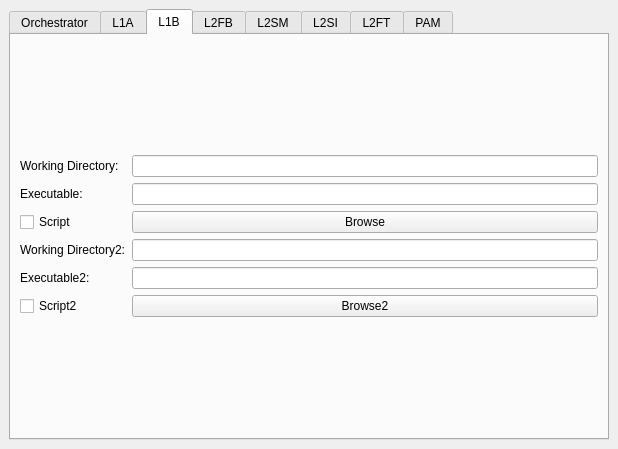
<?xml version="1.0" encoding="UTF-8"?>
<ui version="4.0">
 <class>MainWindow</class>
 <widget class="QMainWindow" name="MainWindow">
  <property name="geometry">
   <rect>
    <x>0</x>
    <y>0</y>
    <width>618</width>
    <height>449</height>
   </rect>
  </property>
  <property name="windowTitle">
   <string>E2ES Orchestrator - Configuration Setup</string>
  </property>
  <widget class="QWidget" name="centralwidget">
   <layout class="QHBoxLayout" name="horizontalLayout_8">
    <item>
     <widget class="QTabWidget" name="tabWidget">
      <property name="currentIndex">
       <number>2</number>
      </property>
      <widget class="QWidget" name="orchestrator">
       <property name="enabled">
        <bool>true</bool>
       </property>
       <attribute name="title">
        <string>Orchestrator</string>
       </attribute>
       <layout class="QVBoxLayout" name="verticalLayout_5">
        <item>
         <widget class="QGroupBox" name="start_group">
          <property name="title">
           <string>Start</string>
          </property>
          <layout class="QHBoxLayout" name="horizontalLayout_4">
           <item>
            <layout class="QHBoxLayout" name="horizontalLayout">
             <item>
              <widget class="QRadioButton" name="s_l1a">
               <property name="text">
                <string>L1A</string>
               </property>
               <property name="data" stdset="0">
                <string notr="true">L1_A</string>
               </property>
              </widget>
             </item>
             <item>
              <widget class="QRadioButton" name="s_l1b">
               <property name="text">
                <string>L1B</string>
               </property>
               <property name="data" stdset="0">
                <string notr="true">L1_B</string>
               </property>
              </widget>
             </item>
             <item>
              <widget class="QRadioButton" name="s_l2fb">
               <property name="text">
                <string>L2FB</string>
               </property>
               <property name="data" stdset="0">
                <string notr="true">L2_FB</string>
               </property>
              </widget>
             </item>
             <item>
              <widget class="QRadioButton" name="s_l2sm">
               <property name="text">
                <string>L2SM</string>
               </property>
               <property name="data" stdset="0">
                <string notr="true">L2_SM</string>
               </property>
              </widget>
             </item>
             <item>
              <widget class="QRadioButton" name="s_l2si">
               <property name="text">
                <string>L2SI</string>
               </property>
               <property name="data" stdset="0">
                <string notr="true">L2_SI</string>
               </property>
              </widget>
             </item>
             <item>
              <widget class="QRadioButton" name="s_l2ft">
               <property name="text">
                <string>L2FT</string>
               </property>
               <property name="data" stdset="0">
                <string notr="true">L2_FT</string>
               </property>
              </widget>
             </item>
            </layout>
           </item>
          </layout>
         </widget>
        </item>
        <item>
         <widget class="QGroupBox" name="end_group">
          <property name="title">
           <string>End</string>
          </property>
          <layout class="QHBoxLayout" name="horizontalLayout_5">
           <item>
            <layout class="QHBoxLayout" name="horizontalLayout_2">
             <item>
              <widget class="QRadioButton" name="e_l1a">
               <property name="text">
                <string>L1A</string>
               </property>
               <property name="data" stdset="0">
                <string notr="true">L1_A</string>
               </property>
              </widget>
             </item>
             <item>
              <widget class="QRadioButton" name="e_l1b">
               <property name="text">
                <string>L1B</string>
               </property>
               <property name="data" stdset="0">
                <string notr="true">L1_B</string>
               </property>
              </widget>
             </item>
             <item>
              <widget class="QRadioButton" name="e_l2fb">
               <property name="text">
                <string>L2FB</string>
               </property>
               <property name="data" stdset="0">
                <string notr="true">L2_FB</string>
               </property>
              </widget>
             </item>
             <item>
              <widget class="QRadioButton" name="e_l2sm">
               <property name="text">
                <string>L2SM</string>
               </property>
               <property name="data" stdset="0">
                <string notr="true">L2_SM</string>
               </property>
              </widget>
             </item>
             <item>
              <widget class="QRadioButton" name="e_l2si">
               <property name="text">
                <string>L2SI</string>
               </property>
               <property name="data" stdset="0">
                <string notr="true">L2_SI</string>
               </property>
              </widget>
             </item>
             <item>
              <widget class="QRadioButton" name="e_l2ft">
               <property name="text">
                <string>L2FT</string>
               </property>
               <property name="data" stdset="0">
                <string notr="true">L2_FT</string>
               </property>
              </widget>
             </item>
            </layout>
           </item>
          </layout>
         </widget>
        </item>
        <item>
         <widget class="QGroupBox" name="data_group">
          <property name="title">
           <string>Data</string>
          </property>
          <layout class="QVBoxLayout" name="verticalLayout_4">
           <item>
            <layout class="QVBoxLayout" name="verticalLayout_3">
             <item>
              <layout class="QHBoxLayout" name="horizontalLayout_3">
               <item>
                <widget class="QLabel" name="label_3">
                 <property name="text">
                  <string>Data Root:</string>
                 </property>
                </widget>
               </item>
               <item>
                <widget class="QLineEdit" name="in_dataRoot">
                 <property name="readOnly">
                  <bool>true</bool>
                 </property>
                </widget>
               </item>
               <item>
                <widget class="QPushButton" name="btn_browse_dataRoot">
                 <property name="text">
                  <string>Browse</string>
                 </property>
                </widget>
               </item>
              </layout>
             </item>
             <item>
              <layout class="QHBoxLayout" name="horizontalLayout_9">
               <item>
                <widget class="QLabel" name="label_16">
                 <property name="text">
                  <string>Backup Root:</string>
                 </property>
                </widget>
               </item>
               <item>
                <widget class="QLineEdit" name="in_bkpRoot">
                 <property name="readOnly">
                  <bool>true</bool>
                 </property>
                </widget>
               </item>
               <item>
                <widget class="QPushButton" name="btn_browse_bkpRoot">
                 <property name="text">
                  <string>Browse</string>
                 </property>
                </widget>
               </item>
              </layout>
             </item>
             <item>
              <layout class="QHBoxLayout" name="horizontalLayout_6">
               <item>
                <widget class="QLabel" name="label_4">
                 <property name="text">
                  <string>Backup File:</string>
                 </property>
                </widget>
               </item>
               <item>
                <widget class="QLineEdit" name="in_bkpFile">
                 <property name="text">
                  <string/>
                 </property>
                 <property name="readOnly">
                  <bool>true</bool>
                 </property>
                </widget>
               </item>
               <item>
                <widget class="QPushButton" name="btn_browse_bkpFile">
                 <property name="text">
                  <string>Browse</string>
                 </property>
                </widget>
               </item>
              </layout>
             </item>
            </layout>
           </item>
          </layout>
         </widget>
        </item>
        <item>
         <layout class="QHBoxLayout" name="horizontalLayout_7">
          <item>
           <widget class="QCheckBox" name="chk_pam">
            <property name="text">
             <string>Use PAM</string>
            </property>
           </widget>
          </item>
          <item>
           <spacer name="horizontalSpacer">
            <property name="orientation">
             <enum>Qt::Horizontal</enum>
            </property>
            <property name="sizeHint" stdset="0">
             <size>
              <width>40</width>
              <height>20</height>
             </size>
            </property>
           </spacer>
          </item>
          <item>
           <widget class="QPushButton" name="btn_save">
            <property name="text">
             <string>Save and RUN</string>
            </property>
           </widget>
          </item>
         </layout>
        </item>
       </layout>
      </widget>
      <widget class="QWidget" name="l1a">
       <attribute name="title">
        <string>L1A</string>
       </attribute>
       <layout class="QVBoxLayout" name="verticalLayout">
        <item>
         <layout class="QGridLayout" name="gridLayout">
          <item row="1" column="0">
           <widget class="QLabel" name="lbl_l1a_exe">
            <property name="text">
             <string>Executable:</string>
            </property>
           </widget>
          </item>
          <item row="0" column="0">
           <widget class="QLabel" name="label">
            <property name="text">
             <string>Working Directory:</string>
            </property>
           </widget>
          </item>
          <item row="0" column="1">
           <widget class="QLineEdit" name="in_l1a_wd"/>
          </item>
          <item row="1" column="1">
           <widget class="QLineEdit" name="in_l1a_exe"/>
          </item>
          <item row="2" column="1">
           <widget class="QPushButton" name="btn_l1a_browse">
            <property name="text">
             <string>Browse</string>
            </property>
           </widget>
          </item>
          <item row="2" column="0">
           <widget class="QCheckBox" name="chk_l1a_script">
            <property name="text">
             <string>Script</string>
            </property>
           </widget>
          </item>
         </layout>
        </item>
       </layout>
      </widget>
      <widget class="QWidget" name="l1b">
       <attribute name="title">
        <string>L1B</string>
       </attribute>
       <layout class="QVBoxLayout" name="verticalLayout_11">
        <item>
         <layout class="QGridLayout" name="gridLayout_3">
          <item row="3" column="0">
           <widget class="QLabel" name="label_2">
            <property name="text">
             <string>Working Directory2:</string>
            </property>
           </widget>
          </item>
          <item row="0" column="0">
           <widget class="QLabel" name="label_6">
            <property name="text">
             <string>Working Directory:</string>
            </property>
           </widget>
          </item>
          <item row="3" column="1">
           <widget class="QLineEdit" name="in_l1b_wd2"/>
          </item>
          <item row="4" column="1">
           <widget class="QLineEdit" name="in_l1b_exe2"/>
          </item>
          <item row="1" column="1">
           <widget class="QLineEdit" name="in_l1b_exe"/>
          </item>
          <item row="2" column="0">
           <widget class="QCheckBox" name="chk_l1b_script">
            <property name="text">
             <string>Script</string>
            </property>
           </widget>
          </item>
          <item row="2" column="1">
           <widget class="QPushButton" name="btn_l1b_browse">
            <property name="text">
             <string>Browse</string>
            </property>
           </widget>
          </item>
          <item row="1" column="0">
           <widget class="QLabel" name="lbl_l1b_exe">
            <property name="text">
             <string>Executable:</string>
            </property>
           </widget>
          </item>
          <item row="4" column="0">
           <widget class="QLabel" name="lbl_l1b_exe2">
            <property name="text">
             <string>Executable2:</string>
            </property>
           </widget>
          </item>
          <item row="0" column="1">
           <widget class="QLineEdit" name="in_l1b_wd"/>
          </item>
          <item row="5" column="0">
           <widget class="QCheckBox" name="chk_l1b_script2">
            <property name="text">
             <string>Script2</string>
            </property>
           </widget>
          </item>
          <item row="5" column="1">
           <widget class="QPushButton" name="btn_l1b_browse2">
            <property name="text">
             <string>Browse2</string>
            </property>
           </widget>
          </item>
         </layout>
        </item>
       </layout>
      </widget>
      <widget class="QWidget" name="l2fb">
       <attribute name="title">
        <string>L2FB</string>
       </attribute>
       <layout class="QVBoxLayout" name="verticalLayout_10">
        <item>
         <layout class="QGridLayout" name="gridLayout_4">
          <item row="1" column="0">
           <widget class="QLabel" name="lbl_l2fb_exe">
            <property name="text">
             <string>Executable:</string>
            </property>
           </widget>
          </item>
          <item row="0" column="0">
           <widget class="QLabel" name="label_8">
            <property name="text">
             <string>Working Directory:</string>
            </property>
           </widget>
          </item>
          <item row="0" column="1">
           <widget class="QLineEdit" name="in_l2fb_wd"/>
          </item>
          <item row="1" column="1">
           <widget class="QLineEdit" name="in_l2fb_exe"/>
          </item>
          <item row="2" column="1">
           <widget class="QPushButton" name="btn_l2fb_browse">
            <property name="text">
             <string>Browse</string>
            </property>
           </widget>
          </item>
          <item row="2" column="0">
           <widget class="QCheckBox" name="chk_l2fb_script">
            <property name="text">
             <string>Script</string>
            </property>
           </widget>
          </item>
         </layout>
        </item>
       </layout>
      </widget>
      <widget class="QWidget" name="l2sm">
       <attribute name="title">
        <string>L2SM</string>
       </attribute>
       <layout class="QVBoxLayout" name="verticalLayout_9">
        <item>
         <layout class="QGridLayout" name="gridLayout_5">
          <item row="1" column="0">
           <widget class="QLabel" name="lbl_l2sm_exe">
            <property name="text">
             <string>Executable:</string>
            </property>
           </widget>
          </item>
          <item row="0" column="0">
           <widget class="QLabel" name="label_10">
            <property name="text">
             <string>Working Directory:</string>
            </property>
           </widget>
          </item>
          <item row="0" column="1">
           <widget class="QLineEdit" name="in_l2sm_wd"/>
          </item>
          <item row="1" column="1">
           <widget class="QLineEdit" name="in_l2sm_exe"/>
          </item>
          <item row="2" column="1">
           <widget class="QPushButton" name="btn_l2sm_browse">
            <property name="text">
             <string>Browse</string>
            </property>
           </widget>
          </item>
          <item row="2" column="0">
           <widget class="QCheckBox" name="chk_l2sm_script">
            <property name="text">
             <string>Script</string>
            </property>
           </widget>
          </item>
         </layout>
        </item>
       </layout>
      </widget>
      <widget class="QWidget" name="l2si">
       <attribute name="title">
        <string>L2SI</string>
       </attribute>
       <layout class="QVBoxLayout" name="verticalLayout_8">
        <item>
         <layout class="QGridLayout" name="gridLayout_6">
          <item row="1" column="0">
           <widget class="QLabel" name="lbl_l2si_exe">
            <property name="text">
             <string>Executable:</string>
            </property>
           </widget>
          </item>
          <item row="0" column="0">
           <widget class="QLabel" name="label_12">
            <property name="text">
             <string>Working Directory:</string>
            </property>
           </widget>
          </item>
          <item row="0" column="1">
           <widget class="QLineEdit" name="in_l2si_wd"/>
          </item>
          <item row="1" column="1">
           <widget class="QLineEdit" name="in_l2si_exe"/>
          </item>
          <item row="2" column="1">
           <widget class="QPushButton" name="btn_l2si_browse">
            <property name="text">
             <string>Browse</string>
            </property>
           </widget>
          </item>
          <item row="2" column="0">
           <widget class="QCheckBox" name="chk_l2si_script">
            <property name="text">
             <string>Script</string>
            </property>
           </widget>
          </item>
         </layout>
        </item>
       </layout>
      </widget>
      <widget class="QWidget" name="l2ft">
       <attribute name="title">
        <string>L2FT</string>
       </attribute>
       <layout class="QVBoxLayout" name="verticalLayout_7">
        <item>
         <layout class="QGridLayout" name="gridLayout_7">
          <item row="1" column="0">
           <widget class="QLabel" name="lbl_l2ft_exe">
            <property name="text">
             <string>Executable:</string>
            </property>
           </widget>
          </item>
          <item row="0" column="0">
           <widget class="QLabel" name="label_14">
            <property name="text">
             <string>Working Directory:</string>
            </property>
           </widget>
          </item>
          <item row="0" column="1">
           <widget class="QLineEdit" name="in_l2ft_wd"/>
          </item>
          <item row="1" column="1">
           <widget class="QLineEdit" name="in_l2ft_exe"/>
          </item>
          <item row="2" column="1">
           <widget class="QPushButton" name="btn_l2ft_browse">
            <property name="text">
             <string>Browse</string>
            </property>
           </widget>
          </item>
          <item row="2" column="0">
           <widget class="QCheckBox" name="chk_l2ft_script">
            <property name="text">
             <string>Script</string>
            </property>
           </widget>
          </item>
         </layout>
        </item>
       </layout>
      </widget>
      <widget class="QWidget" name="pam">
       <attribute name="title">
        <string>PAM</string>
       </attribute>
       <layout class="QVBoxLayout" name="verticalLayout_2">
        <item>
         <layout class="QGridLayout" name="gridLayout_8">
          <item row="1" column="0">
           <widget class="QLabel" name="lbl_pam_exe">
            <property name="text">
             <string>Executable:</string>
            </property>
           </widget>
          </item>
          <item row="0" column="0">
           <widget class="QLabel" name="label_17">
            <property name="text">
             <string>Working Directory:</string>
            </property>
           </widget>
          </item>
          <item row="0" column="1">
           <widget class="QLineEdit" name="in_pam_wd"/>
          </item>
          <item row="1" column="1">
           <widget class="QLineEdit" name="in_pam_exe"/>
          </item>
          <item row="2" column="1">
           <widget class="QPushButton" name="btn_pam_browse">
            <property name="text">
             <string>Browse</string>
            </property>
           </widget>
          </item>
          <item row="2" column="0">
           <widget class="QCheckBox" name="chk_pam_script">
            <property name="text">
             <string>Script</string>
            </property>
           </widget>
          </item>
         </layout>
        </item>
       </layout>
      </widget>
     </widget>
    </item>
   </layout>
  </widget>
 </widget>
 <resources/>
 <connections/>
</ui>
